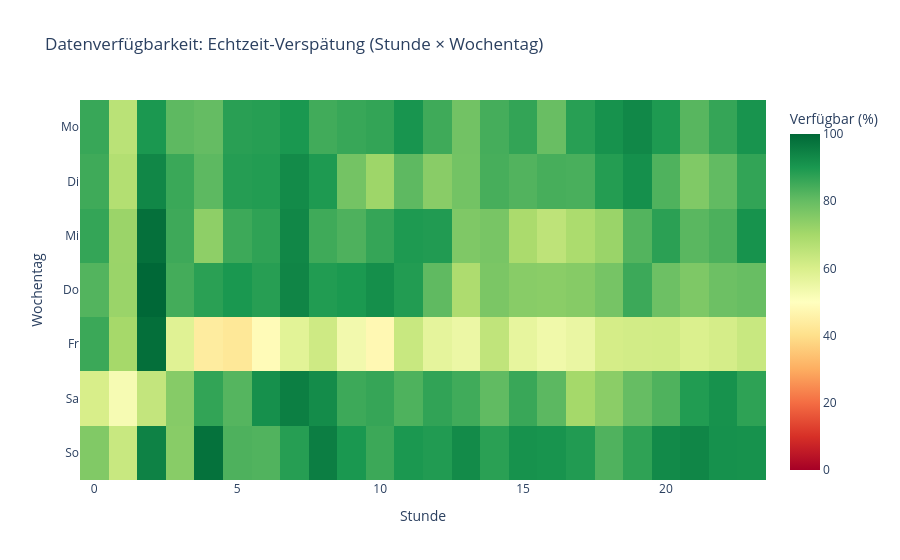

Notebook cell for this chart:
### Code cell
# Heatmap: Datenverfügbarkeit (Stunde × Wochentag)
TAGE = ["Mo", "Di", "Mi", "Do", "Fr", "Sa", "So"]

avail = (
    df.groupby(["day_of_week", "hour_of_day"])["delay_s"]
    .apply(lambda s: (1 - s.isna().mean()) * 100)
    .reset_index()
    .rename(columns={"delay_s": "verfuegbar_pct"})
    .pivot(index="day_of_week", columns="hour_of_day", values="verfuegbar_pct")
    .reindex(index=range(7), columns=range(24))
)

fig = px.imshow(
    avail,
    labels={"x": "Stunde", "y": "Wochentag", "color": "Verfügbar (%)"},
    y=TAGE,
    title="Datenverfügbarkeit: Echtzeit-Verspätung (Stunde × Wochentag)",
    color_continuous_scale="RdYlGn",
    zmin=0, zmax=100,
    aspect="auto",
)
fig.show()

### Figure 1 — Plotly figure (JSON) as saved in the notebook; plotly's stock layout.template omitted (floating-point values rounded to 4 significant figures; data arrays with more than 128 entries replaced by an {"elided": "..."} marker saying what was removed)
{"data": [{"coloraxis": "coloraxis", "hovertemplate": "Stunde: %{x}<br>Wochentag: %{y}<br>Verfügbar (%): %{z}<extra></extra>", "name": "0", "type": "heatmap", "x": [0, 1, 2, 3, 4, 5, 6, 7, 8, 9, 10, 11, 12, 13, 14, 15, 16, 17, 18, 19, 20, 21, 22, 23], "xaxis": "x", "y": ["Mo", "Di", "Mi", "Do", "Fr", "Sa", "So"], "yaxis": "y", "z": {"elided": "7x24 float values"}}], "layout": {"coloraxis": {"cmax": 100, "cmin": 0, "colorbar": {"title": {"text": "Verfügbar (%)"}}, "colorscale": [[0, "rgb(165,0,38)"], [0.1, "rgb(215,48,39)"], [0.2, "rgb(244,109,67)"], [0.3, "rgb(253,174,97)"], [0.4, "rgb(254,224,139)"], [0.5, "rgb(255,255,191)"], [0.6, "rgb(217,239,139)"], [0.7, "rgb(166,217,106)"], [0.8, "rgb(102,189,99)"], [0.9, "rgb(26,152,80)"], [1, "rgb(0,104,55)"]]}, "title": {"text": "Datenverfügbarkeit: Echtzeit-Verspätung (Stunde × Wochentag)"}, "xaxis": {"anchor": "y", "domain": [0, 1], "title": {"text": "Stunde"}}, "yaxis": {"anchor": "x", "autorange": "reversed", "domain": [0, 1], "title": {"text": "Wochentag"}}}}
